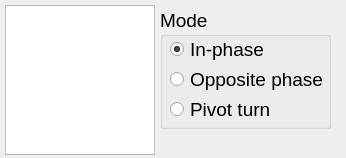
<?xml version="1.0" encoding="UTF-8"?>
<ui version="4.0">
 <class>Form</class>
 <widget class="QWidget" name="Form">
  <property name="geometry">
   <rect>
    <x>0</x>
    <y>0</y>
    <width>346</width>
    <height>158</height>
   </rect>
  </property>
  <property name="sizePolicy">
   <sizepolicy hsizetype="Fixed" vsizetype="Fixed">
    <horstretch>0</horstretch>
    <verstretch>0</verstretch>
   </sizepolicy>
  </property>
  <property name="minimumSize">
   <size>
    <width>346</width>
    <height>158</height>
   </size>
  </property>
  <property name="maximumSize">
   <size>
    <width>346</width>
    <height>158</height>
   </size>
  </property>
  <property name="windowTitle">
   <string>controller</string>
  </property>
  <widget class="QGraphicsView" name="graphicsView_2">
   <property name="geometry">
    <rect>
     <x>5</x>
     <y>5</y>
     <width>150</width>
     <height>150</height>
    </rect>
   </property>
   <property name="verticalScrollBarPolicy">
    <enum>Qt::ScrollBarAlwaysOff</enum>
   </property>
   <property name="horizontalScrollBarPolicy">
    <enum>Qt::ScrollBarAlwaysOff</enum>
   </property>
  </widget>
  <widget class="QGroupBox" name="mode_groupBox">
   <property name="geometry">
    <rect>
     <x>160</x>
     <y>8</y>
     <width>171</width>
     <height>121</height>
    </rect>
   </property>
   <property name="font">
    <font>
     <pointsize>14</pointsize>
    </font>
   </property>
   <property name="title">
    <string>Mode</string>
   </property>
   <widget class="QRadioButton" name="In_phase_radioButton">
    <property name="geometry">
     <rect>
      <x>10</x>
      <y>30</y>
      <width>101</width>
      <height>23</height>
     </rect>
    </property>
    <property name="font">
     <font>
      <pointsize>14</pointsize>
     </font>
    </property>
    <property name="text">
     <string>In-phase</string>
    </property>
    <property name="checked">
     <bool>true</bool>
    </property>
   </widget>
   <widget class="QRadioButton" name="opposite_phase_radioButton">
    <property name="geometry">
     <rect>
      <x>10</x>
      <y>60</y>
      <width>161</width>
      <height>23</height>
     </rect>
    </property>
    <property name="font">
     <font>
      <pointsize>14</pointsize>
     </font>
    </property>
    <property name="text">
     <string>Opposite phase</string>
    </property>
   </widget>
   <widget class="QRadioButton" name="pivot_turn_radioButton">
    <property name="geometry">
     <rect>
      <x>10</x>
      <y>90</y>
      <width>111</width>
      <height>23</height>
     </rect>
    </property>
    <property name="font">
     <font>
      <pointsize>14</pointsize>
     </font>
    </property>
    <property name="text">
     <string>Pivot turn</string>
    </property>
   </widget>
  </widget>
 </widget>
 <resources/>
 <connections>
  <connection>
   <sender>In_phase_radioButton</sender>
   <signal>clicked()</signal>
   <receiver>Form</receiver>
   <slot>In_phase()</slot>
   <hints>
    <hint type="sourcelabel">
     <x>222</x>
     <y>49</y>
    </hint>
    <hint type="destinationlabel">
     <x>285</x>
     <y>19</y>
    </hint>
   </hints>
  </connection>
  <connection>
   <sender>opposite_phase_radioButton</sender>
   <signal>clicked()</signal>
   <receiver>Form</receiver>
   <slot>opposite_phase()</slot>
   <hints>
    <hint type="sourcelabel">
     <x>203</x>
     <y>86</y>
    </hint>
    <hint type="destinationlabel">
     <x>261</x>
     <y>32</y>
    </hint>
   </hints>
  </connection>
  <connection>
   <sender>pivot_turn_radioButton</sender>
   <signal>clicked()</signal>
   <receiver>Form</receiver>
   <slot>pivot_turn()</slot>
   <hints>
    <hint type="sourcelabel">
     <x>179</x>
     <y>113</y>
    </hint>
    <hint type="destinationlabel">
     <x>334</x>
     <y>34</y>
    </hint>
   </hints>
  </connection>
 </connections>
 <slots>
  <slot>In_phase()</slot>
  <slot>pivot_turn()</slot>
  <slot>opposite_phase()</slot>
 </slots>
</ui>
